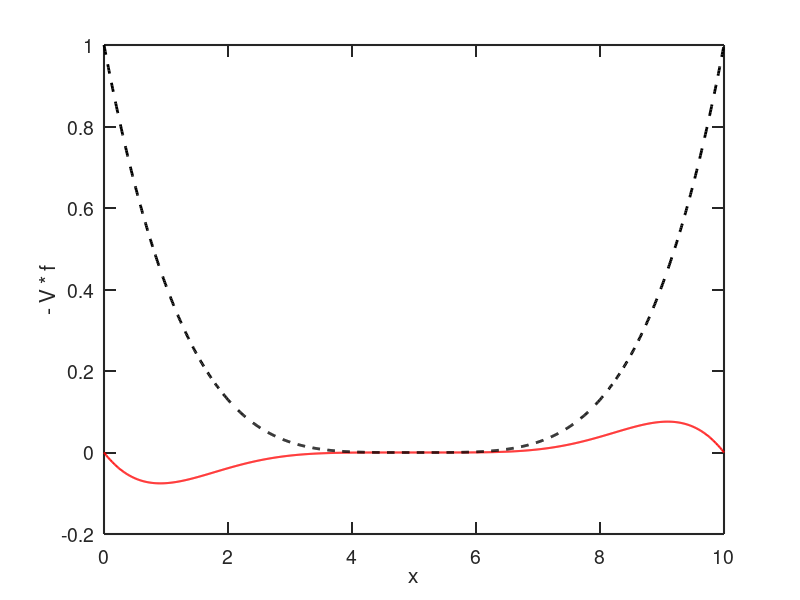
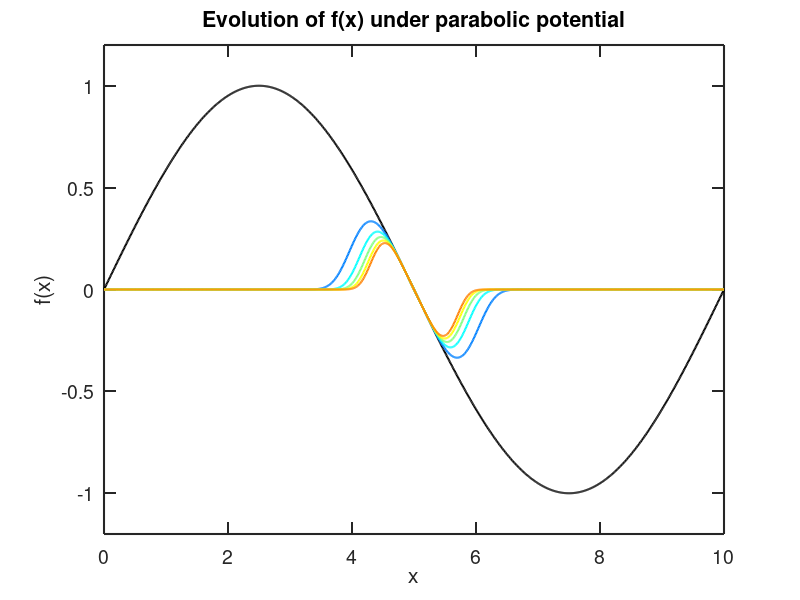

These figures' MATLAB source, in order:
#!/usr/bin/env -S octave --no-gui --quiet
set(0, "defaultfigurevisible", "off");  % hide figure window

disp("✅ Code Runner is working");
x = linspace(0, 10, 1000);
V = 0.5 * (x - 5).^4;
f = sin(2* pi * x / 10);

dt = 0.005;
nSteps = 2000;
nPlots = 5;
plot_every = floor(nSteps / nPlots);

figure;
colors = jet(nPlots);  % color map for multiple lines
plot_count = 0;

m = -0.001 * V .* f;
plot(x, m, 'r', 'linewidth', 1.5);  hold on;
plot(x, V / max(V), 'k--', 'linewidth', 2);
xlabel('x'); ylabel('- V * f');

set   (gca, 'FontSize', 14);
set   (gca, 'LineWidth', 1.5);
set   (gca, 'TickLength', [0.02, 0.02]);
% Save final multi-curve plot
print("V_f.png", "-dpng");
% clear previous plots
clf;


plot(x, f, 'k', 'linewidth', 1.5); hold on;

for step = 1:nSteps
    f = f - dt * V .* f;
    %f = f / norm(f);

    if mod(step, plot_every) == 0
        plot_count += 1;
        plot(x, f, 'color', colors(plot_count, :), 'linewidth', 1.5); hold on;
    end
end

disp("✅ Plotting f(x) under parabolic potential");
% Plot potential for reference
% legend_entries = arrayfun(@(k) sprintf("Step %d", k * plot_every), 1:nPlots, 'UniformOutput', false);
%legend([legend_entries, {"Normalized V(x)"}]);
title('Evolution of f(x) under parabolic potential');
xlabel('x'); ylabel('f(x)');
axis([0 10 -1.2 1.2]);
set   (gca, 'FontSize', 14);
set   (gca, 'LineWidth', 1.5);
set   (gca, 'TickLength', [0.02, 0.02]);

% Save final multi-curve plot
print("f_evolution_snapshots.png", "-dpng");

disp("✅ Finished");
